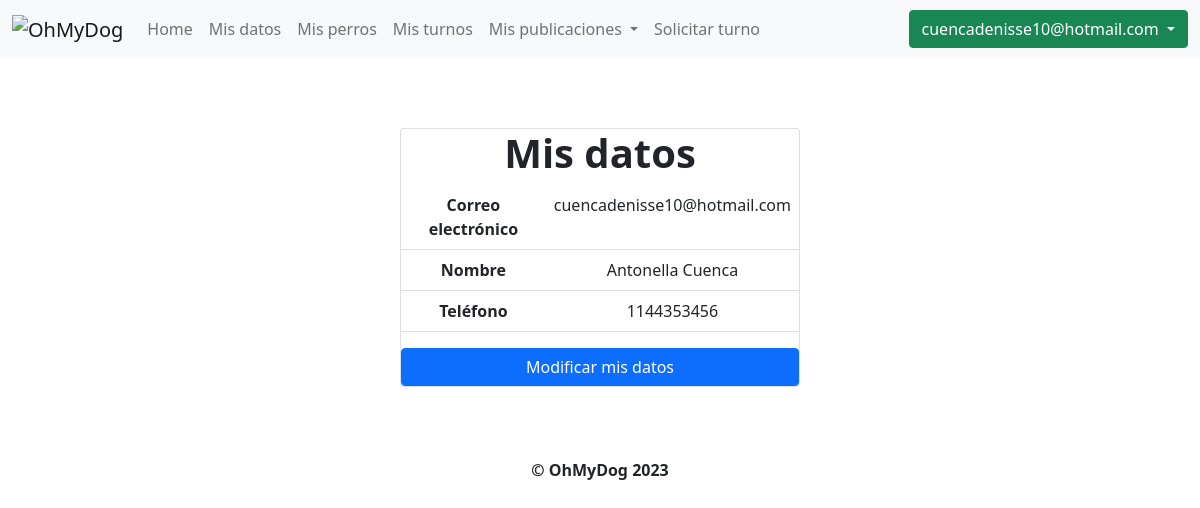
Page /mis_datos (signed in) on the committed database.
### OhMyDog/models.py (models this page shows, shortened)
class Usuario(AbstractBaseUser, PermissionsMixin):
    mail = models.EmailField(unique=True)
    password = models.CharField(max_length=255)
    cliente = models.OneToOneField(Cliente, null=True, on_delete=models.CASCADE)
    habilitado = models.BooleanField(default=True)
    primer_inicio = models.BooleanField(default=True)
    is_staff = models.BooleanField(default=False)
    USERNAME_FIELD = "mail"
    objects = UsuarioManager()

### OhMyDog/modelos/clientes/clientes.py (models this page shows, shortened)
class Cliente(models.Model):
    id = models.BigAutoField(primary_key=True)
    nombre = models.CharField(max_length=30)
    email = models.EmailField(max_length=30)
    telefono = models.CharField(max_length=20)
    habilitado = models.BooleanField(default=True)

### OhMyDog/views/clientes.py (the view, shortened to what this page needs)
# urls.py: path("mis_datos", mis_datos, name="mis_datos"),
@login_required
def mis_datos(request):
    cliente = request.user.cliente
    if request.method == "GET":
        if buscar_descuento_por_email (cliente.email) is None:
            cliente.descuento = False
        else:
            cliente.descuento = True
    return render(request, "mis_datos.html", {"cliente": request.user.cliente})

### OhMyDog/modelos/publicaciones/__init__.py (called while the page is built)
def buscar_descuento_por_email(email):
    try:
        return Descuento.objects.get(mail=email)
    except Descuento.DoesNotExist:
        return None

### OhMyDog/templates/mis_datos.html (shortened to what this page needs)
{% extends 'layout.html' %} {% block title %}OhMyDog - Mis datos{% endblock %}
{% block content %}
<body>
	<div class="containerPequeño">
		<div class="card cardPequeño" id="mis_datos">
			<h1>Mis datos</h1>
			<table class="table">
				<tbody>
					<tr>
						<th scope="row">Correo electrónico</th>
						<td>{{ cliente.email }}</td>
					</tr>
					<tr>
						<th scope="row">Nombre</th>
						<td>{{ cliente.nombre }}</td>
					</tr>
					<tr>
						<th scope="row">Teléfono</th>
						<td>{{ cliente.telefono }}</td>
					</tr>
				</tbody>
			</table>
			<button type="button" id="modificar_datos" class="btn btn-primary">Modificar mis datos</button>
		</div>
	</div>
</body>
{% endblock %}

### OhMyDog/templates/layout.html (shortened to what this page needs)
<!DOCTYPE html>
<html>
	<head>
		<link
			href="https://cdn.jsdelivr.net/npm/bootstrap@5.0.2/dist/css/bootstrap.min.css"
			rel="stylesheet"
		/>
	</head>
	<body>
		<header>
			<nav class="navbar navbar-expand-lg navbar-light bg-light">
				<div class="container-fluid">
					<a class="navbar-brand">
						<img src="http://imgfz.com/i/eq02Nh8.png" alt="OhMyDog" />
					</a>
					<div class="collapse navbar-collapse" id="navbarSupportedContent">
						<ul class="navbar-nav me-auto mb-2 mb-lg-0">
							{% if user.is_authenticated %}
								{% if user.is_staff %}
									<li class="nav-item">
										<a class="nav-link" href="{% url 'home' %}">Home</a>
									</li>
									<li class="nav-item">
										<a class="nav-link" href="{% url 'clientes' %}">Listar clientes</a>
									</li>
									<li class="nav-item">
										<a class="nav-link" href="{% url 'registrar_cliente' %}">Registrar cliente</a>
									</li>
									<li class="nav-item">
										<a class="nav-link" href="{% url 'solicitudes_de_turnos' %}">Solicitudes de turnos</a>
									</li>
									<li class="nav-item dropdown">
										<a
											class="nav-link dropdown-toggle"
											role="button"
											data-bs-toggle="dropdown"
											aria-expanded="false"
										>
											Publicaciones
										</a>
										<ul
											class="dropdown-menu"
											aria-labelledby="navbarDropdown"
										>
											<li>
												<a class="dropdown-item" href="{%url 'agregar_paseador_cuidador_al_mapa' %}"
													>Registrar paseador o cuidador</a
												>
											</li>
											<li>
												<a class="dropdown-item" href="agregar_campania_donacion"
													>Agregar campaña de donación</a
												>
											</li>
										</ul>
								</li>
								{% else %}
									<li class="nav-item">
										<a class="nav-link" href="{% url 'home' %}">Home</a>
									</li>
									<li class="nav-item">
										<a class="nav-link" href="{% url 'mis_datos' %}">Mis datos</a>
									</li>
									<li class="nav-item">
										<a class="nav-link" href="{% url 'mis_perros' %}">Mis perros</a>
									</li>
									<li class="nav-item">
										<a class="nav-link" href="{% url 'mis_turnos' %}">Mis turnos</a>
									</li>
									<li class="nav-item dropdown">
											<a
												class="nav-link dropdown-toggle"
												role="button"
												data-bs-toggle="dropdown"
												aria-expanded="false"
											>
												Mis publicaciones
											</a>
									</li>
									<li class="nav-item">
										<a class="nav-link" href="{% url 'solicitar_turno' %}">Solicitar turno</a>
									</li>
								{% endif %}
							{% else %}
								<li class="nav-item">
									<a class="nav-link" href="{% url 'home' %}">Home</a>
								</li>
							{% endif %}
						</ul>
						{% if user.is_authenticated %}
							<li class="nav-item dropdown" style="border-radius: 6px; list-style-type: none;">
								<a class="btn {% if user.is_staff %} btn-primary {% else %} btn-success {% endif %} dropdown-toggle" href="#" id="navbarDropdown" role="button" data-bs-toggle="dropdown" aria-expanded="false">
									{{ user.mail }}
								</a>
							</li>
						{% else %}
							<li class="nav-item">
								<a class="btn btn-primary" id="iniciar_sesion" href="{% url 'login' %}">Iniciar sesión</a>
							</li>
						{% endif %}
					</div>
				</div>
			</nav>
		</header>
		<div class="content">
			{% block content %}{% endblock %}
		</div>
		<footer class="footer">
			<p style="text-align: center; font-weight: bold ">© OhMyDog 2023</p>
		</footer>
	</body>
</html>

### OhMyDog/templates/layout.html (style rules this page uses)
h1 { font-weight: bold; }
.containerPequeño { display: flex; justify-content: center; align-items: center; width: 100vw; height: 50vh; }
.cardPequeño { width: 400px; text-align: center; }

### rows in the picture
Usuario: mail "cuencadenisse10@hotmail.com"
Cliente: email "cuencadenisse10@hotmail.com", nombre "Antonella Cuenca", telefono "1144353456"
